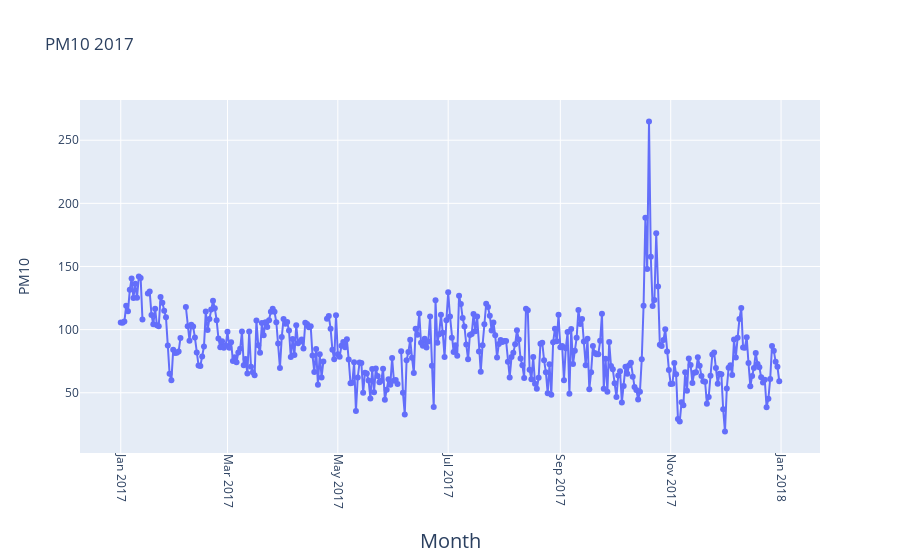

The notebook cell this image was saved under:
### Code cell
#2017
fig = go.Figure(go.Scatter(
    mode = "lines+markers",
    y = aqi_level_17.iloc[:,2],
    x = aqi_level_17.iloc[:,1]))
fig.update_xaxes(
        tickangle = 90,
        title_text = "Month",
        title_font = {"size": 20},
        title_standoff = 25)

fig.update_yaxes(
        title_text = "PM10",
        title_standoff = 25)
fig.update_layout(title_text="PM10 2017")

fig.show()

### Figure 1 — Plotly figure (JSON) as saved in the notebook; plotly's stock layout.template omitted (floating-point values rounded to 4 significant figures; data arrays with more than 128 entries replaced by an {"elided": "..."} marker saying what was removed)
{"data": [{"mode": "lines+markers", "type": "scatter", "x": {"elided": "365 str values"}, "y": {"elided": "365 float values"}}], "layout": {"title": {"text": "PM10 2017"}, "xaxis": {"tickangle": 90, "title": {"font": {"size": 20}, "standoff": 25, "text": "Month"}}, "yaxis": {"title": {"standoff": 25, "text": "PM10"}}}}
